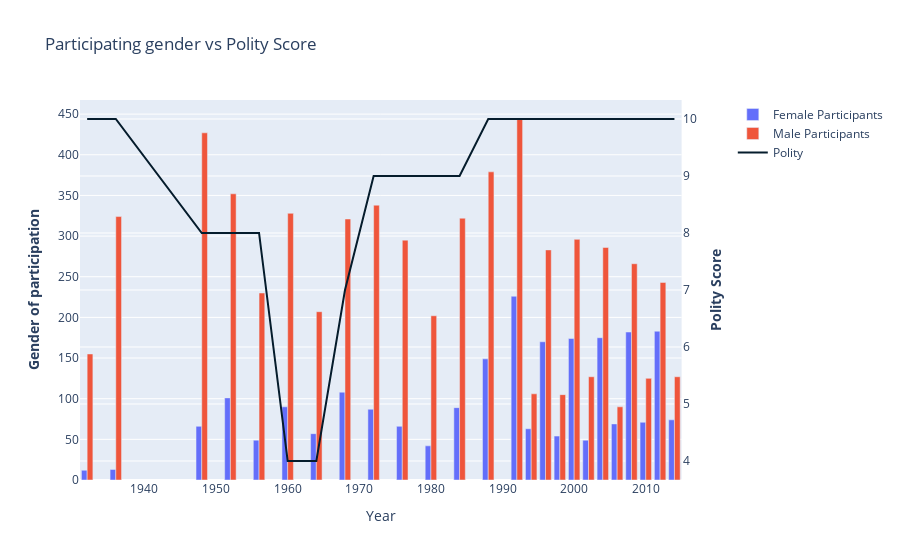

Notebook source saved alongside this figure:
### Code cell
country_male_female_ratio(final_df, polity_dff3, 'FRANCE', 1929, 2014)

### Figure 1 — Plotly figure (JSON) as saved in the notebook; plotly's stock layout.template omitted (floating-point values rounded to 4 significant figures)
{"data": [{"name": "Female Participants", "type": "bar", "x": [1932, 1936, 1948, 1952, 1956, 1960, 1964, 1968, 1972, 1976, 1980, 1984, 1988, 1992, 1994, 1996, 1998, 2000, 2002, 2004, 2006, 2008, 2010, 2012, 2014], "xaxis": "x", "y": [12, 13, 66, 101, 49, 90, 57, 108, 87, 66, 42, 89, 149, 226, 63, 170, 54, 174, 49, 175, 69, 182, 71, 183, 74], "yaxis": "y"}, {"name": "Male Participants", "type": "bar", "x": [1932, 1936, 1948, 1952, 1956, 1960, 1964, 1968, 1972, 1976, 1980, 1984, 1988, 1992, 1994, 1996, 1998, 2000, 2002, 2004, 2006, 2008, 2010, 2012, 2014], "xaxis": "x", "y": [155, 324, 427, 352, 230, 328, 207, 321, 338, 295, 202, 322, 379, 444, 106, 283, 105, 296, 127, 286, 90, 266, 125, 243, 127], "yaxis": "y"}, {"marker": {"color": "#051c2c"}, "name": "Polity", "type": "scatter", "x": [1932, 1936, 1948, 1952, 1956, 1960, 1964, 1968, 1972, 1976, 1980, 1984, 1988, 1992, 1994, 1996, 1998, 2000, 2002, 2004, 2006, 2008, 2010, 2012, 2014], "xaxis": "x", "y": [10, 10, 8, 8, 8, 4, 4, 7, 9, 9, 9, 9, 10, 10, 10, 10, 10, 10, 10, 10, 10, 10, 10, 10, 10], "yaxis": "y2"}], "layout": {"title": {"text": "Participating gender vs Polity Score"}, "xaxis": {"anchor": "y", "domain": [0, 0.94], "title": {"text": "Year"}}, "yaxis": {"anchor": "x", "domain": [0, 1], "title": {"text": "<b>Gender of participation</b>"}}, "yaxis2": {"anchor": "x", "overlaying": "y", "side": "right", "title": {"text": "<b>Polity Score</b>"}}}}
